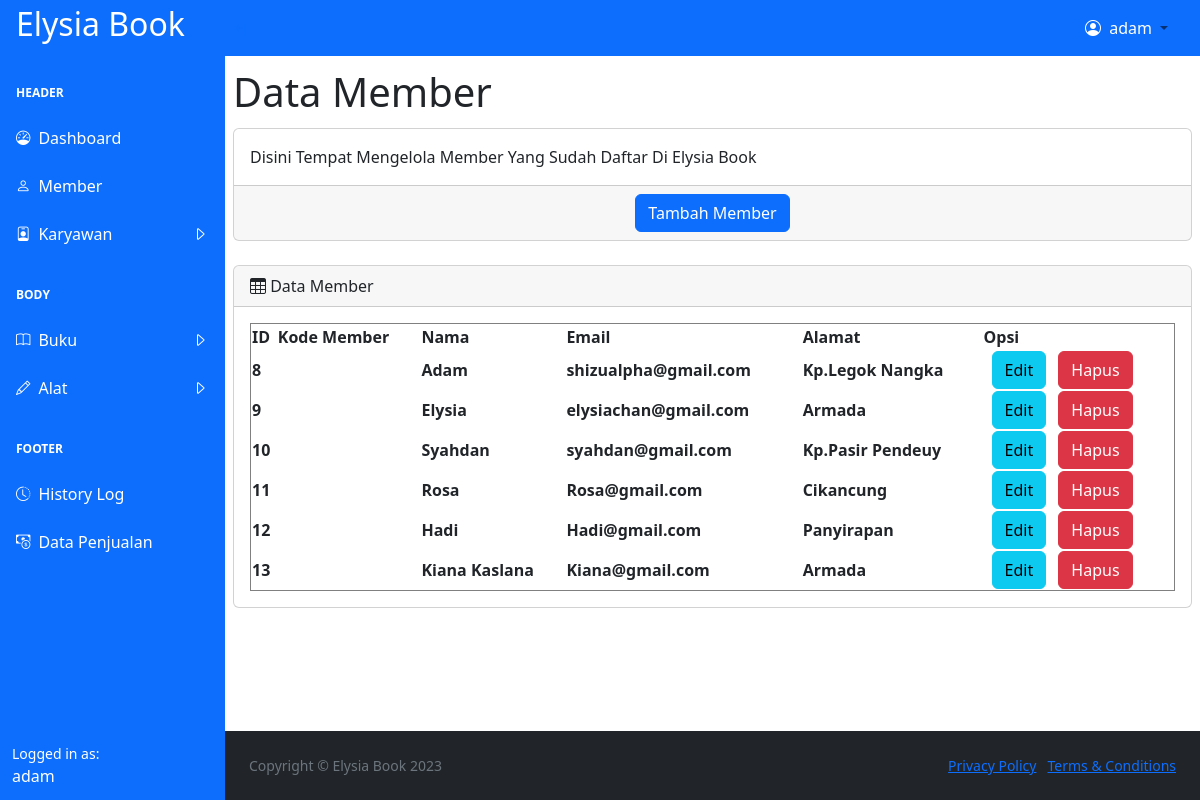
Before: /member (signed in) with the older database file.
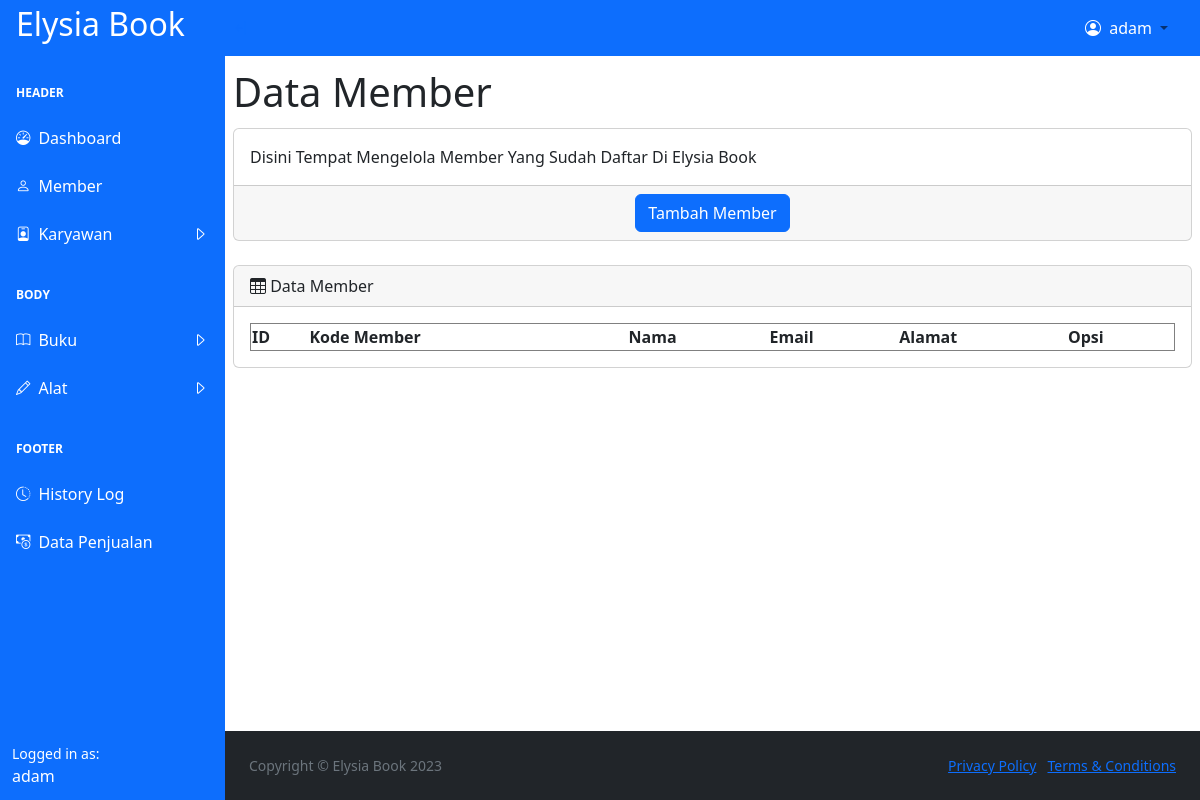
After: the same page with the newer database file.
### tables this page shows
CREATE TABLE `b_member` (
  `id` int(6) NOT NULL,
  `kode_member` varchar(6) NOT NULL,
  `nama` varchar(255) DEFAULT NULL,
  `email` varchar(255) DEFAULT NULL,
  `alamat` varchar(255) DEFAULT NULL
);

### app/controller/member.php (called while the page is built, shortened)
<?php
class Member extends JI_Controller
{
    public function index()
    {
        $data = array();
        $data['sess'] = $this->getKey();
        $data['mem'] = $this->mem->get();
        $this->putThemeContent("member/home", $data);
    }
}

### index.php (called while the page is built, shortened)
<?php
require_once $GLOBALS['SEMEDIR']->kero.'Functions.php';
$se = new SENE_Engine();
$se->run();

### kero/sine/SENE_MySQLi_Engine.php (called while the page is built, shortened)
<?php
class SENE_MySQLi_Engine
{
    public $__mysqli;
    protected $fieldvalue = array();
    public $in_select = '';
    public $table = '';
    public $as_from=0;
    public $join=0;
    public function __construct()
    {
        $this->config = $GLOBALS['SEMECFG'];
        $port = 3306;
        if (isset($this->config->database->port)) {
            if (strlen($this->config->database->port)>0) {
                $port = $this->config->database->port;
            }
        }
        $this->__mysqli = new mysqli();
        try {
            $this->__mysqli->connect($this->config->database->host, $this->config->database->user, $this->config->database->pass, $this->config->database->name, $port);
        } catch (mysqli_sql_exception $e) {
            if ($this->config->environment == 'development') {
                trigger_error(TEM_ERR.': Cannot connect to database server using the supplied settings.', E_USER_ERROR);
                throw $e;
            } elseif ($this->config->environment == 'staging' && $this->__mysqli->connect_errno) {
                header("content-type: application/json");
                http_response_code(200);
                $data = array();
                $data['status'] = $this->__mysqli->connect_errno;
                $data['message'] = 'Failed to connect to Database: '.$this->__mysqli->connect_error;
                $data['data'] = array();
                echo json_encode($data);
                return;
            }
        }
        $cs = 'utf8';
        if (isset($this->config->database->charset) && strlen($this->config->database->charset)>0) {
            $cs = $this->config->database->charset;
        }
        $this->__mysqli->set_charset($cs);
        $this->in_select = '';
        $this->table = '';
        $this->as_from = array();
        $this->join = array();
    }
    public function query($sql, $cache_enabled=0, $flushcache=0, $type="object")
    {
        if ($cache_enabled) {
            $name = '';
            $names = explode("from", strtolower($sql));
            if (isset($names[1])) {
                $name = trim($names[1]);
                $name = strtr($name, '`', '');
                $names = explode(' ', $name);
                if (isset($names[0])) {
                    $name = $names[0];
                }
                unset($names);
            }
            $cache=md5($sql).".json";
            if (!empty($name)) {
                $cache=$name."-".md5($sql).".json";
            }
            if (isset($GLOBALS['semeflush'])) {
                $flushcache = $GLOBALS['semeflush'];
            }
            if (isset($GLOBALS['semecache'])) {
                $cache_enabled = $GLOBALS['semecache'];
            }
            if ($flushcache) {
                if (file_exists(SENECACHE.'/'.$cache)) {
                    unlink(SENECACHE.'/'.$cache);
                }
            }
            if (file_exists(SENECACHE.'/'.$cache)) {
                $fp = fopen(SENECACHE.'/'.$cache, "r");
                $str = fread($fp, filesize(SENECACHE.'/'.$cache));
                fclose($fp);
                $dataz = json_decode($str);
                return $dataz;
            } else {
                $res = $this->__mysqli->query($sql);
                if ($res) {
                    $dataz=array();
                    if ($type=="array") {
                        while ($data=$res->fetch_array()) {
                            array_push($dataz, $data);
                        }
                    } elseif ($type=="assoc") {
                        while ($data=$res->fetch_assoc()) {
                            array_push($dataz, $data);
                        }
                    } else {
                        while ($data=$res->fetch_object()) {
                            $dataz[] = $data;
                        }
                    }
                    $res->free();
                    $str = json_encode($dataz);
                    $fp = fopen(SENECACHE.'/'.$cache, "w+");
                    fwrite($fp, $str);
                    fclose($fp);
                    return $dataz;
                } else {
                    $this->debug($sql);
                    trigger_error(TEM_ERR.': '.$this->__mysqli->error.'. '.$sql, E_USER_NOTICE);
                    return $this->fieldvalue;
                }
            }
        } else {
            $res = $this->__mysqli->query($sql);
            if ($res) {
                $dataz=array();
                if ($type=="array") {
                    while ($data=$res->fetch_array()) {
                        array_push($dataz, $data);
                    }
                } elseif ($type=="assoc") {
                    while ($data=$res->fetch_assoc()) {
                        array_push($dataz, $data);
                    }
                } else {
                    if (!is_bool($res)) {
                        while ($data=$res->fetch_object()) {
                            $dataz[] = $data;
                        }
                    }
                }
                return $dataz;
            } else {
                $this->debug($sql);
                trigger_error(TEM_ERR.': '.$this->__mysqli->error.'. '.$sql, E_USER_NOTICE);
                return $this->fieldvalue;
            }
        }
    }
    public function from($table, $as='')
    {
        if (!empty($as)) {
            $as = strtolower($as);
            if (isset($this->as_from[$as])) {
                if ($this->as_from[$as] != $table) {
                    trigger_error(TEM_ERR.': Table alias "'.$as.'" for "'.$this->as_from[$as].'" has been used, please change!');
                    foreach ($this->as_from as $k=>$v) {
                        trigger_error($k.': '.$v);
                    }
                    die();
                }
            } else {
                $this->as_from[$as] = $table;
            }
        }
        $this->table = $table;
        return $this;
    }
    public function get($tipe="object", $is_debug='')
    {
        $this->in_select = rtrim($this->in_select, ", ");
        if (empty($this->in_select)) {
            $this->in_select = "*";
        }
        $sql = 'SELECT '.$this->in_select.' FROM `'.$this->table.'`';
        if (count($this->join) > 0) {
            $table_alias = array_search($this->table, $this->as_from);
            if ($table_alias !== 0) {
                $sql .= ' '.$table_alias.' ';
                foreach ($this->join as $j) {
                    $sql .= strtoupper($j->method).' JOIN '.$j->table.' ON ';
                    foreach ($j->on as $o) {
                        $sql .= '('.$o.') ';
                    }
                }
            } else {
                trigger_error(TEM_ERR.': Please use alias for main table first, you can set alias using $this->db->setTableAlias("YOURALIAS") OR $this->db->from("tabelname","tablealias");', E_USER_WARNING);
                die();
            }
        } else {
            $table_alias = array_search($this->table, $this->as_from);
            if ($table_alias !== 0) {
                $sql .= ' '.$table_alias.' ';
            }
        }
        $cache_save = 0;
        $cache_flush = 0;
        $res = $this->query($sql, $cache_save, $cache_flush, $tipe);
        return $res;
    }
    public function flushQuery()
    {
        $this->in_select = '';
        $this->as_from = array();
        $this->join = array();
        return $this;
    }
}

### app/model/b_member_model.php (called while the page is built, shortened)
<?php
class B_Member_Model extends SENE_Model
{
    public $tbl = "b_member";
    public $tbl_as = "bm";
    public function __construct()
    {
        $this->db->from($this->tbl, $this->tbl_as);
    }
    public function get()
    {
        return $this->db->get();
    }
}

### kero/Functions.php (called while the page is built, shortened)
<?php
function base_url($url='')
{
    return $GLOBALS['SEMECFG']->baseurl.$url;
}

### app/view/front/member/home.php (the view, shortened to what the rows shown need)
<div id="layoutSidenav">
    <div id="layoutSidenav_content">
        <main>
            <div class="container-fluid px-2 py-2">
                <h1 class="py-1">Data Member</h1>
                <div class="card mb-4">
                    <div class="card-body">
                        <table border="1" style="width: 100%;" id="datatablesSimple">
                            <thead>
                                <tr>
                                    <th>ID</th>
                                    <th>Kode Member</th>
                                    <th>Nama</th>
                                    <th>Email</th>
                                    <th>Alamat</th>
                                    <th>Opsi</th>
                                </tr>
                            </thead>
                            <tbody>
                                <?php foreach ($mem as $mber) { ?>
                                    <tr>
                                        <th><?= $mber->id ?></th>
                                        <th><?= $mber->kode_member ?></th>
                                        <th><?= $mber->nama ?></th>
                                        <th><?= $mber->email ?></th>
                                        <th><?= $mber->alamat ?></th>
                                        <th>
                                            <button data-toggle="modal" data-target="#modal2<?= $mber->id ?>" type="button" class="btn btn-info mr-2 ml-2" href="<?= base_url('member/edit/') ?>">Edit</button>
                                            <a href="<?= base_url('member/hapus/') ?><?= $mber->id ?>" onclick="return confirm('apakah kamu yakin?')" class="btn btn-danger">Hapus</a>
                                        </th>
                                    </tr>
                                <?php } ?>
                            </tbody>
                        </table>
                    </div>
                </div>
            </div>
        </main>
    </div>
</div>

Changed rows visible on the page:
removed b_member: id "8", nama "Adam", email "shizualpha@gmail.com", alamat "Kp.Legok Nangka"
removed b_member: id "9", nama "Elysia", email "elysiachan@gmail.com", alamat "Armada"
removed b_member: id "10", nama "Syahdan", email "syahdan@gmail.com", alamat "Kp.Pasir Pendeuy"
removed b_member: id "11", nama "Rosa", email "Rosa@gmail.com", alamat "Cikancung"
removed b_member: id "12", nama "Hadi", email "Hadi@gmail.com", alamat "Panyirapan"
removed b_member: id "13", nama "Kiana Kaslana", email "Kiana@gmail.com", alamat "Armada"
